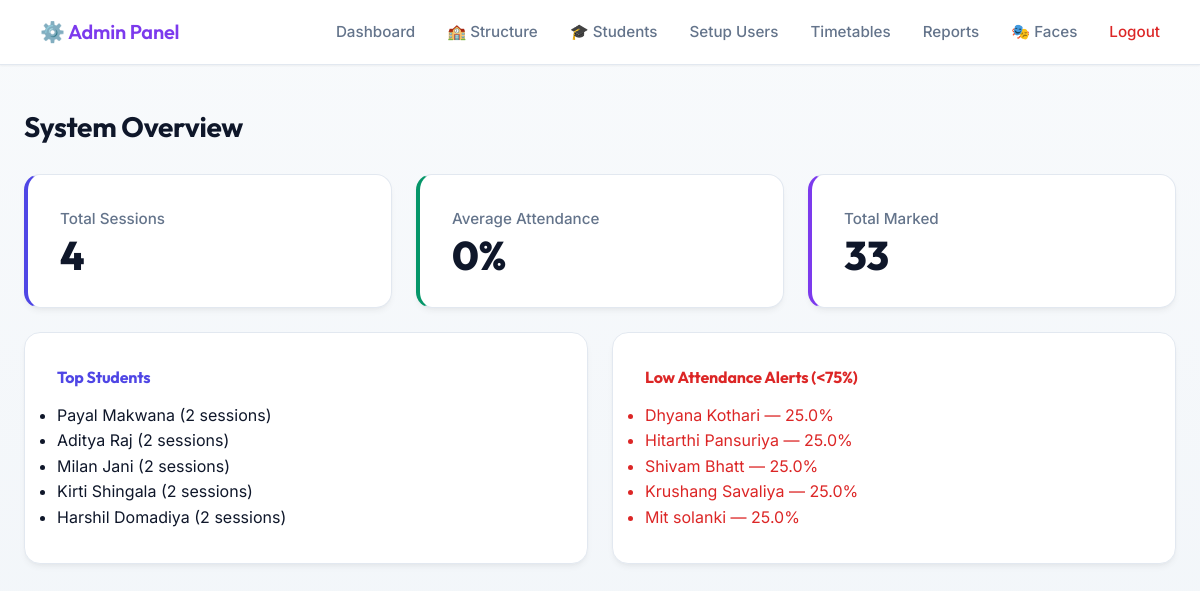
Before: /admin (signed in) with the older database file.
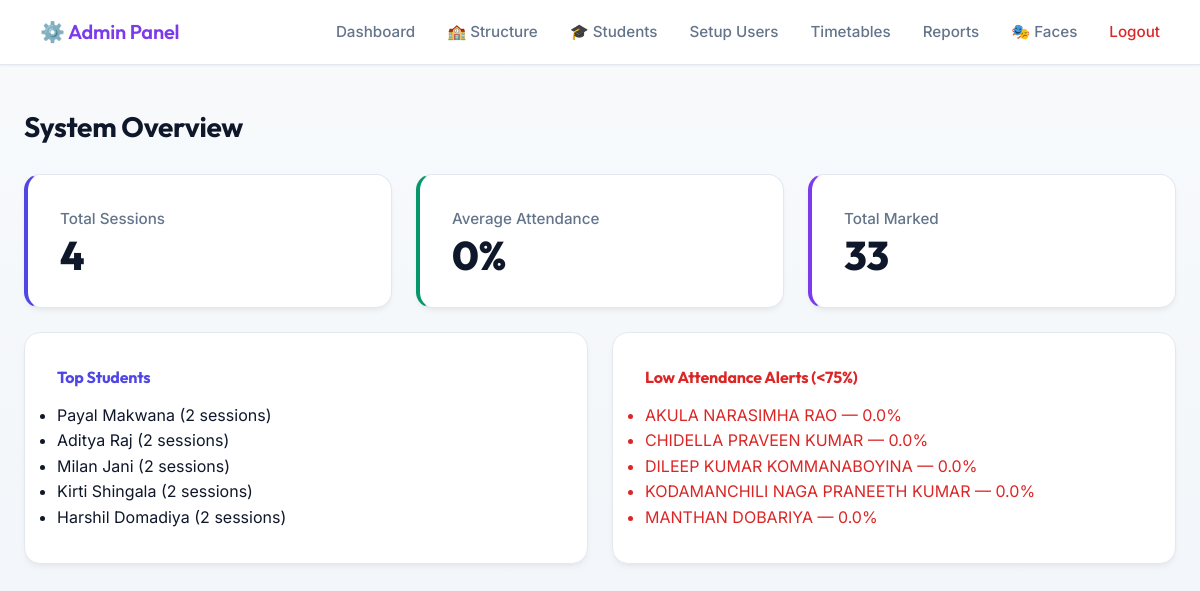
After: the same page with the newer database file.
### tables this page shows
CREATE TABLE students (
                id INTEGER PRIMARY KEY AUTOINCREMENT,
                student_id TEXT UNIQUE NOT NULL,
                name TEXT NOT NULL,
                email TEXT UNIQUE NOT NULL,
                department TEXT NOT NULL,
                created_at TIMESTAMP DEFAULT CURRENT_TIMESTAMP,
                is_active BOOLEAN DEFAULT 1
            , class_id INTEGER, batch_id INTEGER, roll_number TEXT, phone TEXT, face_pid TEXT, gr_number TEXT, enrollment_number TEXT);

### app.py (the view)
    def wrap(*args, **kwargs):
        if not session.get("admin_logged_in"):
            return redirect(url_for("admin_login"))
        return f(*args, **kwargs)

### app.py (called while the page is built)
def admin_required(f):
    def wrap(*args, **kwargs):
        if not session.get("admin_logged_in"):
            return redirect(url_for("admin_login"))
        return f(*args, **kwargs)
    wrap.__name__ = f.__name__
    return wrap

@app.route("/admin")
@admin_required
def admin_dashboard():
    stats = analytics_service.get_system_statistics()
    return render_template("admin_dashboard.html", stats=stats)

### database.py (called while the page is built)
    def connect(self):
        self.conn   = sqlite3.connect(DB_PATH)
        self.conn.row_factory = sqlite3.Row
        self.cursor = self.conn.cursor()

    def disconnect(self):
        if self.conn:
            self.conn.close()
            self.conn   = None
            self.cursor = None

### templates/admin_dashboard.html (shortened to what this page needs)
{% extends "admin_base.html" %}
{% block content %}
<h2>System Overview</h2>
<div class="grid-cards">
    <div class="stat-card stat-blue">
        <p>Total Sessions</p>
        <h3>{{ stats.total_sessions }}</h3>
    </div>
    <div class="stat-card stat-green">
        <p>Average Attendance</p>
        <h3>{{ stats.average_attendance|round(1) }}%</h3>
    </div>
    <div class="stat-card stat-purple">
        <p>Total Marked</p>
        <h3>{{ stats.total_marked }}</h3>
    </div>
</div>
<div class="grid-cards">
    <div class="stat-card" style="text-align: left;">
        <h4 style="color: var(--accent-blue);">Top Students</h4>
        <ul>
            {% for name, count in stats.top_students %}
                <li>{{ name }} ({{ count }} sessions)</li>
            {% else %}
                <li style="color: var(--text-muted);">No data yet</li>
            {% endfor %}
        </ul>
    </div>
    <div class="stat-card" style="text-align: left;">
        <h4 style="color: var(--accent-red);">Low Attendance Alerts (<75%)</h4>
        <ul>
            {% for name, rate in stats.low_attendance_students %}
                <li style="color: var(--accent-red);">{{ name }} — {{ rate|round(1) }}%</li>
            {% else %}
                <li style="color: var(--accent-green);">All good!</li>
            {% endfor %}
        </ul>
    </div>
</div>
{% endblock %}

### templates/admin_base.html (shortened to what this page needs)
<!DOCTYPE html>
<html lang="en">
<head>
    <link rel="stylesheet" href="{{ url_for('static', filename='css/styles.css') }}">
</head>
<body>
    <nav class="navbar">
        <div class="nav-brand" style="font-size: 1.25rem; font-weight: 600; color: var(--accent-purple);">
            ⚙️ Admin Panel
        </div>
        <div class="nav-links">
            <a href="{{ url_for('admin_dashboard') }}">Dashboard</a>
            <a href="{{ url_for('admin_structure') }}">🏫 Structure</a>
            <a href="{{ url_for('admin_students') }}">🎓 Students</a>
            <a href="{{ url_for('admin_setup') }}">Setup Users</a>
            <a href="{{ url_for('admin_timetables') }}">Timetables</a>
            <a href="{{ url_for('admin_reports') }}">Reports</a>
            <a href="{{ url_for('admin_faces') }}">🎭 Faces</a>
            <a href="{{ url_for('admin_logout') }}" style="color: var(--accent-red); margin-left: 2rem;">Logout</a>
        </div>
    </nav>
    <div class="container">
        {% block content %}{% endblock %}
    </div>
</body>
</html>

### static/css/styles.css (style rules this page uses)
:root { --bg-primary: #f8fafc; --bg-color-gradient: linear-gradient(180deg, #f8fafc 0%, #f1f5f9 100%); --bg-card: #ffffff; --bg-hover: #f1f5f9; --border-color: #e2e8f0; --border-light: #cbd5e1; --text-primary: #0f172a; --text-muted: #64748b; --text-inverse: #ffffff; --accent-blue: #4f46e5; --accent-blue-hover: #4338ca; --accent-green: #059669; --accent-green-hover: #047857; --accent-red: #dc2626; --accent-red-hover: #b91c1c; --accent-purple: #7c3aed; --accent-gold: #d97706; --shadow-sm: 0 1px 2px 0 rgba(0, 0, 0, 0.05); --shadow-md: 0 4px 6px -1px rgba(0, 0, 0, 0.05), 0 2px 4px -1px rgba(0, 0, 0, 0.03); --shadow-lg: 0 10px 15px -3px rgba(0, 0, 0, 0.08), 0 4px 6px -2px rgba(0, 0, 0, 0.04); --radius-md: 10px; --radius-lg: 16px; --radius-full: 9999px; --transition-fast: 0.15s ease-in-out; --transition-smooth: 0.3s cubic-bezier(0.4, 0, 0.2, 1); }
* { box-sizing: border-box; margin: 0; padding: 0; }
body { font-family: 'Inter', system-ui, -apple-system, sans-serif; background-color: var(--bg-primary); background-image: var(--bg-color-gradient); background-attachment: fixed; color: var(--text-primary); line-height: 1.6; min-height: 100vh; display: flex; flex-direction: column; -webkit-font-smoothing: antialiased; -moz-osx-font-smoothing: grayscale; }
h1, h2, h3, h4, .nav-brand { font-family: 'Outfit', 'Inter', sans-serif; font-weight: 700; letter-spacing: -0.01em; color: var(--text-primary); margin-bottom: 0.75rem; }
h2 { font-size: 1.75rem; }
h3 { font-size: 1.25rem; }
p { margin-bottom: 1rem; color: var(--text-muted); }
.container { max-width: 1200px; margin: 0 auto; padding: 2.5rem 1.5rem; width: 100%; animation: fadeIn 0.4s ease-out; }
.navbar { background: var(--bg-card); border-bottom: 1px solid var(--border-color); padding: 1rem 2.5rem; display: flex; justify-content: space-between; align-items: center; position: sticky; top: 0; z-index: 50; box-shadow: var(--shadow-sm); }
.nav-brand { margin-bottom: 0; }
.nav-links { display: flex; align-items: center; flex-wrap: wrap; }
.nav-links a, .nav-links span { color: var(--text-muted); text-decoration: none; margin-left: 2rem; font-weight: 500; font-size: 0.95rem; transition: var(--transition-fast); }
.nav-links a[style*="color: #da3633"], .nav-links a[style*="color: var(--accent-red)"] { color: var(--accent-red) !important; }
.grid-cards { display: grid; grid-template-columns: repeat(auto-fit, minmax(280px, 1fr)); gap: 1.5rem; margin-top: 1.5rem; }
.stat-card { background: var(--bg-card); padding: 2rem; border-radius: var(--radius-lg); border: 1px solid var(--border-color); box-shadow: var(--shadow-md); transition: var(--transition-smooth); }
.stat-card p { color: var(--text-muted); font-weight: 500; margin-bottom: 0.25rem; font-size: 0.95rem; }
.stat-card h3 { font-size: 2.5rem; font-weight: 800; margin: 0; line-height: 1; }
.stat-blue { border-left: 4px solid var(--accent-blue); }
.stat-blue h3 { color: var(--text-primary); }
.stat-green { border-left: 4px solid var(--accent-green); }
.stat-green h3 { color: var(--text-primary); }
.stat-purple { border-left: 4px solid var(--accent-purple); }
.stat-purple h3 { color: var(--text-primary); }

Changed rows visible on the page:
no longer on this page (row edited): students: name "Dhyana Kothari", rate "25.0", shown under "Low Attendance Alerts (<75%)"
no longer on this page (row edited): students: name "Hitarthi Pansuriya", rate "25.0", shown under "Low Attendance Alerts (<75%)"
no longer on this page (row edited): students: name "Shivam Bhatt", rate "25.0", shown under "Low Attendance Alerts (<75%)"
no longer on this page (row edited): students: name "Krushang Savaliya", rate "25.0", shown under "Low Attendance Alerts (<75%)"
no longer on this page (row edited): students: name "Mit solanki", rate "25.0", shown under "Low Attendance Alerts (<75%)"
added students: name "AKULA NARASIMHA RAO", rate "0.0", shown under "Low Attendance Alerts (<75%)"
added students: name "CHIDELLA PRAVEEN KUMAR", rate "0.0", shown under "Low Attendance Alerts (<75%)"
added students: name "DILEEP KUMAR KOMMANABOYINA", rate "0.0", shown under "Low Attendance Alerts (<75%)"
added students: name "KODAMANCHILI NAGA PRANEETH KUMAR", rate "0.0", shown under "Low Attendance Alerts (<75%)"
added students: name "MANTHAN DOBARIYA", rate "0.0", shown under "Low Attendance Alerts (<75%)"
